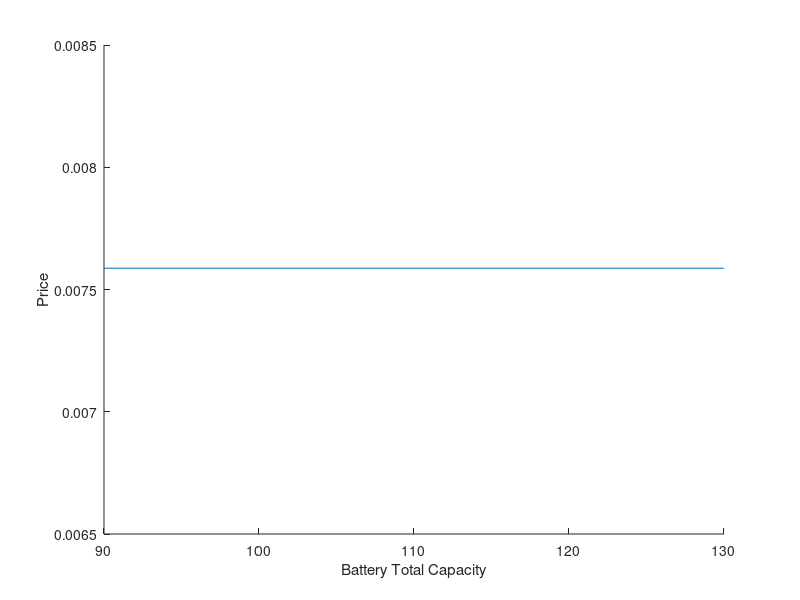
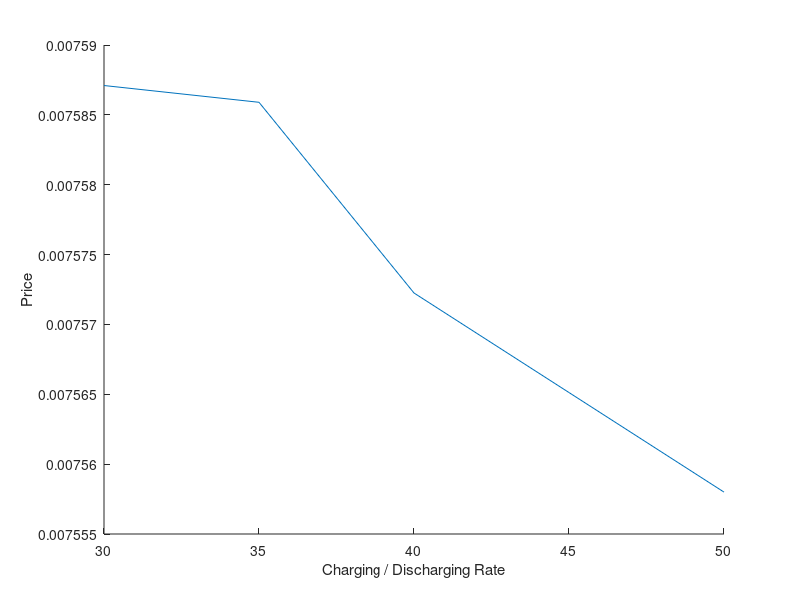
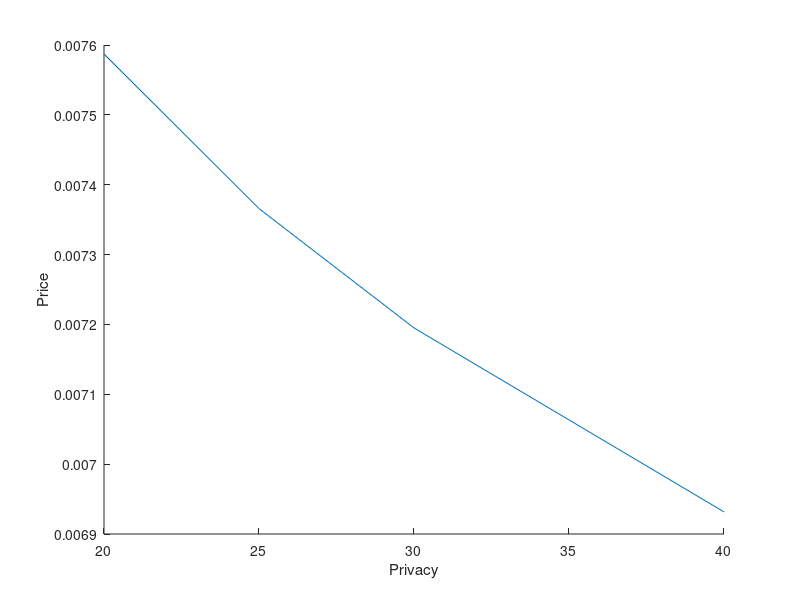

MATLAB code for these plots, in order:
function [  ] = pltVar(  )
    bt= [9.0000000e+01,   1.0000000e+02,   1.1000000e+02,   1.2000000e+02,   1.3000000e+02];
    bt_price = [7.5871000e-03,   7.5871000e-03,   7.5871000e-03,   7.5871000e-03,   7.5871000e-03];
    bs = [3.0000000e+01,   3.5000000e+01,   4.0000000e+01,   4.5000000e+01,   5.0000000e+01];
    bs_price = [7.5871000e-03,   7.5859000e-03,   7.5722500e-03,   7.5651250e-03,   7.5580000e-03];
    lambda = [2.0000000e+01,   2.5000000e+01,   3.0000000e+01,   3.5000000e+01,   4.0000000e+01];
    lambda_price = [7.5871000e-03,   7.3658250e-03,   7.1950000e-03,   7.0633250e-03,   6.9316500e-03];
   
    figure
    hold on
    plot(bt, bt_price);
    xlabel('Battery Total Capacity');
    ylabel('Price');
    hold off

    figure
    hold on
    plot(bs, bs_price);
    xlabel('Charging / Discharging Rate');
    ylabel('Price');
    hold off
    
    figure
    hold on
    plot(lambda, lambda_price);
    xlabel('Privacy');
    ylabel('Price');
    hold off
    
end

